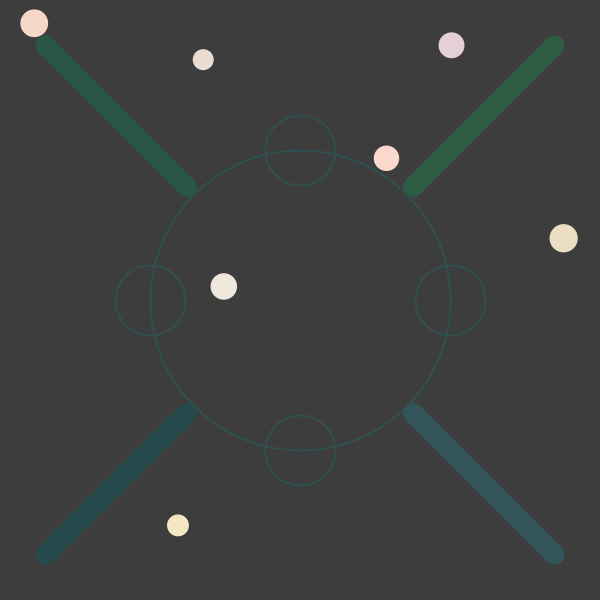
Frame 1 (no input)
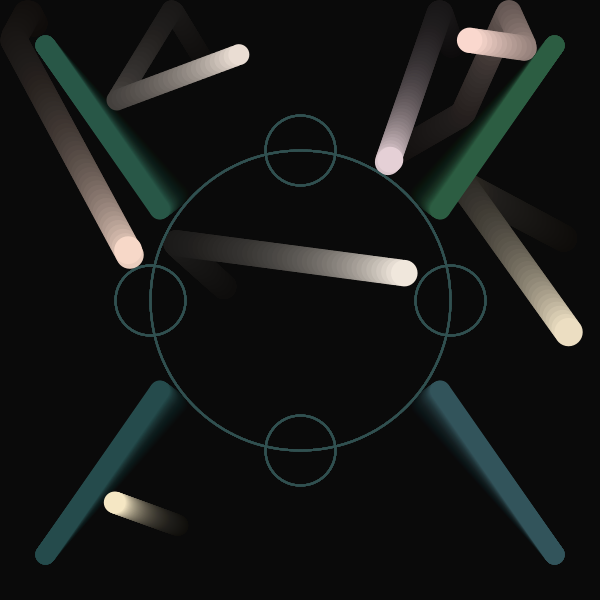
Frame 60 (the mouse pressed at the canvas centre just before this capture)
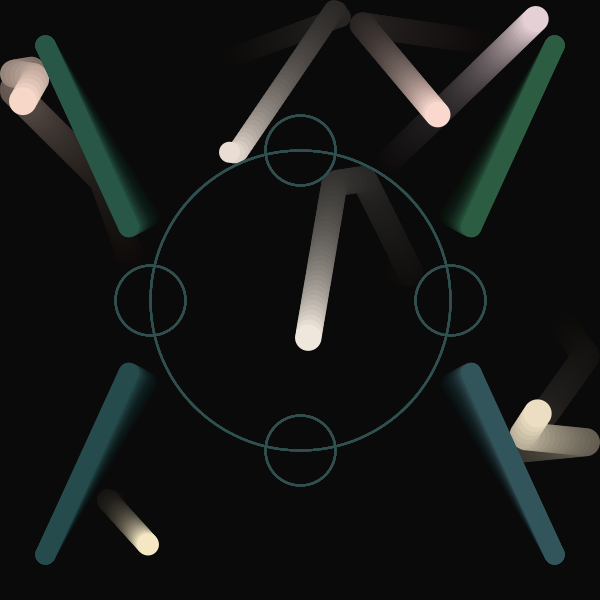
Frame 120 (the mouse held since frame 60 and released just before this capture)

The Processing sketch that drew these frames (run headless with seeded random() and noise(); from frame 60 on, the mouse is pressed at the canvas centre):

// Processing sketch: processing_40818
// ── processing_40818.pde

//ball bounce
//off other moving balls
//off (moving) lines (here created as vectorLines)
//off stationary balls (here called rings) by treating tangent at point of collision as a line
//off ends of lines by treating them as semi-rings
//Sal Spring - allonestring - sept 2011

//I found these two websites very useful
//http://sebleedelisle.com/2010/01/predicting-circle-line-collisions/
//http://www.tonypa.pri.ee/vectors/tut11.html

int numBalls = 7;
Ball[] balls;
float radius = 5;

Ball bigRing;
float bigRadius = 150;
int numRings = 4;
Ball[] smallRings;
float smallRadius = 35;
float smallRingDistance = 150;

int numLines = 4;
VectorLine[] lines;
float lineLength = 200;
float lineWidth = 20;
float lineDistance = 360;

int numWalls = 4;
VectorLine[] walls;

//BRILL!

void setup()
{
  size(600, 600);
//  frameRate(12);
  background(64);
  smooth();
  
  balls = new Ball[numBalls];
  for(int b = 0; b < numBalls; b++)
  {
    PVector position = new PVector(random(radius, width-radius), random(radius, height-radius));
    PVector velocity = new PVector(random(-5, 5), random(-5, 5));
    color colour = color(random(224, 255), random(206, 240), random(192, 224));
    balls[b] = new Ball(position, velocity, radius + random(5, 10), colour);
  }

  lines = new VectorLine[numLines];
  float lineOffset = lineLength + 2 * radius;
  for(int v = 0; v < numLines; v++)
  {
    float xbit = width/2 + lineDistance * cos(v * TWO_PI/numLines + QUARTER_PI);
    float ybit = height/2 + lineDistance * sin(v * TWO_PI/numLines + QUARTER_PI);
    PVector linePosition = new PVector(xbit, ybit);
    lines[v] = new VectorLine(linePosition, lineLength, lineWidth);
    lines[v].pivotType = "FLIPPER";
    lines[v].colour = color(random(32, 64), random(64, 96), random(64, 96));
    lines[v].rotation = (v*HALF_PI + 5*QUARTER_PI) % TWO_PI;
    if(v % 2 == 0) lines[v].rotationInc = 0.003;
    else lines[v].rotationInc = -0.003;
  }
  
  smallRings = new Ball[numRings];
  for(int r = 0; r < numRings; r++)
  {
    float xbit = width/2 + smallRingDistance * cos(r * TWO_PI/numRings);
    float ybit = height/ 2 + smallRingDistance * sin(r * TWO_PI/numRings);
    PVector smallRingPosition = new PVector(xbit, ybit);
    color colour = color(random(64, 96), random(64, 96), random(32, 64));
    smallRings[r] = new Ball(smallRingPosition, new PVector(0, 0), smallRadius, colour);
  }
  
  PVector ringPosition = new PVector(width / 2, height / 2);
  bigRing = new Ball(ringPosition, new PVector(0, 0), bigRadius, color(64, 64, 64));
  
  walls = new VectorLine[numWalls];
  walls[0] = new VectorLine(new PVector(width/2, 0), width, 0);
  walls[1] = new VectorLine(new PVector(width, height/2), height, 0);
  walls[2] = new VectorLine(new PVector(width/2, height), width, 0);
  walls[3] = new VectorLine(new PVector(0, height/2), height, 0);
  for(int w = 0; w < numWalls; w++)
  {
    walls[w].rotation = w * HALF_PI;
  }
}

void draw()
{
  fill(0, 12);
  noStroke();
  rect(0, 0, width, height);

  stroke(48, 80, 80);
  strokeWeight(2);
  noFill();
  ellipse(width/2, height/2, 2*bigRadius, 2*bigRadius);

  for(int r = 0; r < numRings; r++)
  {
    ellipse(smallRings[r].position.x, smallRings[r].position.y, 2*smallRadius, 2*smallRadius);
//    smallRings[r].display();
  }
  
  for(int b = 0; b < numBalls; b++)
  {
    balls[b].display();
    balls[b].move();
    doRingCollision(balls[b], bigRing);
    for(int v = 0; v < numLines; v++)
    {
      balls[b].lineBounce(lines[v]);
    }
    for(int w = 0; w < numWalls; w++)
    {
      balls[b].lineBounce(walls[w]);
    }
    for(int r = 0; r < numRings; r++)
    {
      doRingCollision(balls[b], smallRings[r]);
    }
  }
  for(int v = 0; v < numLines; v++)
  {
    lines[v].display();
    lines[v].rotation += lines[v].rotationInc;
    float maxRotation;
    if(v == 1) maxRotation = TWO_PI;
    else maxRotation = (3*PI/2 + v*HALF_PI) % TWO_PI;
    float minRotation = (PI + v*HALF_PI) % TWO_PI; 
    if((lines[v].rotation > maxRotation) || (lines[v].rotation < minRotation))
    {
      lines[v].rotationInc *= -1;
    }
  }
  if(numBalls > 1)
  {
    for(int b = 0; b < numBalls -1; b++)
    {
      for(int c = b + 1; c < numBalls; c++)
      {
        doBallCollision(balls[b], balls[c]);
      }
    }
  }
}

void mouseDragged()
{
  for(int b = 0; b < numBalls; b++)
  {
    if(dist(mouseX, mouseY, balls[b].position.x, balls[b].position.y) < balls[b].radius*2)
    {
      PVector newPosition = new PVector(mouseX, mouseY);
      //trap for dragging offstage
      if(newPosition.x < 0 || newPosition.x > width) newPosition.x = width/2;
      if(newPosition.y < 0 || newPosition.y > height) newPosition.y = height/2;
      balls[b].position = newPosition;
    }
  }
}
class Ball
{
  float radius;
  PVector position;
  PVector velocity;
  color colour;
  PVector gravity = new PVector(0, 0.1);
  float bounce = -1;//-0.6;
  float mass;
  
  Ball(PVector position, PVector velocity, float radius, color colour)
  {
    this.position = position;
    this.velocity = velocity;
    this.radius = radius;
    this.colour = colour;
    this.mass = radius;
  }
  
  void move()
  {
//    velocity.add(gravity);
    position.add(velocity);
    velocity.limit(5);
  }
  
  void display()
  {
    noStroke();
    fill(colour);
    ellipse(position.x, position.y, 2*radius, 2*radius);
  }

  void lineBounce(VectorLine vLine)
  {
    //line stuff
    PVector lineStart = vLine.getOneEnd();
    PVector lineEnd = vLine.getOtherEnd();
    PVector theLine = new PVector(lineStart.x - lineEnd.x, lineStart.y - lineEnd.y);
    //------lineStart
    PVector start2ball = new PVector(position.x - lineStart.x, position.y - lineStart.y);
    float dpStart = theLine.dot(start2ball);
    //------lineEnd    
    PVector end2ball = new PVector(lineEnd.x - position.x, lineEnd.y - position.y);
    float dpEnd = theLine.dot(end2ball);
    
    //------line middle
    //find normal to vectorLine and set in to unit length
    PVector lineNormal = new PVector(-(lineStart.y - lineEnd.y), lineStart.x - lineEnd.x);
    lineNormal.normalize();
    //we already have start2ball joining lineStart to ballCentre
    //find dot product of start2ball and normalised normal
    float ballDOTnormal = start2ball.dot(lineNormal);
    
    //------check collision with lineStart and lineEnd
    if(dpStart > 0) 
    {
      if(start2ball.mag() < radius + vLine.lineWidth/2)
      {
        Ball lineStartBall = new Ball(lineStart, new PVector(0, 0), vLine.lineWidth, color(0));
        doRingCollision(this, lineStartBall);
//        colour = color(255, 0, 0);
      }
    }
    else if(dpEnd > 0) 
    {
      if(end2ball.mag() < radius + vLine.lineWidth/2)
      {
        Ball lineEndBall = new Ball(lineEnd, new PVector(0, 0), vLine.lineWidth, color(0));
        doRingCollision(this, lineEndBall);
//        colour = color(0, 255, 0);
      }
    }
    //------check collision between the two ends    
    //if start2ball dot normalToLine < radius then collision
    else if(abs(ballDOTnormal) < radius + vLine.lineWidth/2)
    {
//      colour = color(0, 0, 255);
      doLineCollision(this, vLine);
    }
  }
}
//line in space centred on centre and drawn out to one end and the other end
class VectorLine
{
  PVector position;
  float lineLength;
  float lineWidth;
  float rotation = 0;
  float rotationInc;
  color colour = (255);
  String pivotType;
  
  VectorLine(PVector position, float lineLength, float lineWidth)
  {
    this.position = position;
    this.lineLength = lineLength;
    this.lineWidth = lineWidth;
    this.rotation = rotation;
    this.rotationInc = rotationInc;
    this.colour = colour;
  }
  
  void display()
  {
    fill(colour);
    noStroke();
    if(pivotType == "FLIPPER")
    {
      pushMatrix();
      translate(position.x, position.y);
      rotate(rotation);
      rect(0, -lineWidth/2, lineLength, lineWidth);
      ellipse(0, 0, lineWidth, lineWidth);
      ellipse(lineLength, 0, lineWidth, lineWidth);
      popMatrix(); 
    }
    else
    {
      pushMatrix();
      translate(position.x, position.y);
      rotate(rotation);
      rect(-lineLength/2, -lineWidth/2, lineLength, lineWidth);
      ellipse(-lineLength/2, 0, lineWidth, lineWidth);
      ellipse(lineLength/2, 0, lineWidth, lineWidth);
      popMatrix(); 
    }
  }
  void move()
  {
    position = new PVector(mouseX, mouseY);    
  }
  void rotateLine()
  {
    //can't use pvector as angleBetween() doesn't work as well as atan2
    float dx = position.x - mouseX;
    float dy = position.y - mouseY;
    float mouseAngle = atan2(dy, dx);
    rotation = mouseAngle;
  }
  float getRotation()
  {
    return rotation;
  }
  
  PVector getOneEnd()
  {
    if(pivotType == "FLIPPER")
    {
      return position;
    }
    else
    {
      float xbit = position.x - cos(rotation) * lineLength/2;
      float ybit = position.y - sin(rotation) * lineLength/2;
      return new PVector(xbit, ybit);
    }
  }
  PVector getOtherEnd()
  {
    if(pivotType == "FLIPPER")
    {
      float xbit = position.x + cos(rotation) * lineLength;
      float ybit = position.y + sin(rotation) * lineLength;
      return new PVector(xbit, ybit);
    }
    else
    {
      float xbit = position.x + cos(rotation) * lineLength/2;
      float ybit = position.y + sin(rotation) * lineLength/2;
      return new PVector(xbit, ybit);
    }
  }
}
void doBallCollision(Ball ballA, Ball ballB)
{
  //find vector joining the balls' centres and its normal
  //vjc and jcn respectively
  float xbit = ballA.position.x - ballB.position.x;
  float ybit = ballA.position.y - ballB.position.y;
  PVector vjc = new PVector(xbit, ybit);
  PVector jcn = new PVector(ybit, -xbit);
  
  float distance = vjc.mag();
  if(distance < ballA.radius + ballB.radius)
  {
    //find projections of balls' velocities onto vjc and jcn
    //projection = target * (vel DOT target)/target DOT target)
    //need a couple of dot products first
    float vjcDot = vjc.dot(vjc);
    float jcnDot = jcn.dot(jcn);
    
    float avelDOTvjc = ballA.velocity.dot(vjc);
    PVector aVel_vjc = PVector.mult(vjc, (avelDOTvjc / vjcDot));
    float bvelDOTvjc = ballB.velocity.dot(vjc);
    PVector bVel_vjc = PVector.mult(vjc, (bvelDOTvjc / vjcDot));
  
    float avelDOTjcn = ballA.velocity.dot(jcn);
    PVector aVel_jcn = PVector.mult(jcn, (avelDOTjcn / jcnDot));
    float bvelDOTjcn = ballB.velocity.dot(jcn);
    PVector bVel_jcn = PVector.mult(jcn, (bvelDOTjcn / jcnDot));
    
    //push balls away from each other 
    //so that they don't get stuck overlapping
    float absVel = aVel_vjc.mag() + bVel_vjc.mag();
    float overlap = (ballA.radius + ballB.radius) - distance;
    PVector aVel_overlap = PVector.mult(ballA.velocity, (overlap / absVel));
    PVector bVel_overlap = PVector.mult(ballB.velocity, (overlap / absVel));
    ballA.position.sub(aVel_overlap);
    ballB.position.sub(bVel_overlap);
  
    //collision using conservation of momentum 
    //and Newtons law of restitution 
    //(assume coefficient of restitution = 1)
    float sumMass = ballA.mass + ballB.mass;
    float dMass = ballA.mass - ballB.mass;
    
    //firstBit = (mass - other mass) * velocity
    //secondbit = (1 + coefficient of restitution) * other mass * other velocity
    //new velocity = (firstBit + secondBit) / sum of masses
    PVector firstBitA = PVector.mult(aVel_vjc, dMass);
    PVector secondBitA = PVector.mult(bVel_vjc, (2*ballB.mass));
    PVector topLineA = PVector.add(firstBitA, secondBitA);
    PVector newAvjc = PVector.div(topLineA, sumMass);
    PVector firstBitB = PVector.mult(bVel_vjc, -dMass);
    PVector secondBitB = PVector.mult(aVel_vjc, (2*ballA.mass));
    PVector topLineB = PVector.add(firstBitB, secondBitB);
    PVector newBvjc = PVector.div(topLineB, sumMass);
  
    //add (x, y) components of new velocity in direction of vjc
    //and existing velocity in direction of jcn
    ballA.velocity.x = newAvjc.x + aVel_jcn.x;
    ballA.velocity.y = newAvjc.y + aVel_jcn.y;
    ballB.velocity.x = newBvjc.x + bVel_jcn.x;
    ballB.velocity.y = newBvjc.y + bVel_jcn.y;
  }
}
  
void doLineCollision(Ball ball, VectorLine vLine)
{
  PVector lineStart = vLine.getOneEnd();
  PVector lineEnd = vLine.getOtherEnd();
  PVector start2ball = new PVector(ball.position.x - lineStart.x, ball.position.y - lineStart.y);
  
  //find normal to line and set it to unit length
  PVector normalToLine = new PVector(-(lineStart.y - lineEnd.y), lineStart.x - lineEnd.x);
  normalToLine.normalize();

  //to resolve overlap of ball and line
  //find vector representing the line
  PVector theLine = new PVector(lineStart.x - lineEnd.x, lineStart.y - lineEnd.y);
  //first: find dist from lineStart to ball along the line
  //project start2ball onto the line
  //need dot products
  float ballDOTline = start2ball.dot(theLine);
  float lineDOTline = theLine.dot(theLine);
  PVector ballProjectedOntoLine = PVector.mult(theLine, ballDOTline/lineDOTline);
  PVector projectionAddedToStart = PVector.add(lineStart, ballProjectedOntoLine);

  //second: find offset needed to negate overlap
  //to find out which side of the line the ball is
  //find dot product of start2ball and the normalised normal
  //it'll be negative or positive (one side of the line or the other)
  float ballDOTnormal = start2ball.dot(normalToLine);
  //normalised normalToLine multiplied by ballDOTnormal and normalised again
  PVector offsetFromLine = PVector.mult(normalToLine, ballDOTnormal);
  offsetFromLine.normalize();
  //normalised offsetFromLine multiplied by the radius
  offsetFromLine.mult(ball.radius + vLine.lineWidth/2);
  //set the ball's position to the distance from start plus the offset
  ball.position = PVector.add(projectionAddedToStart, offsetFromLine);
  
  PVector incidence = new PVector(-ball.velocity.x, -ball.velocity.y);
  //find dot product of incident vector and line normal 
  float incidenceDOTline = incidence.dot(normalToLine);
    
  //calculate reflection (assuming coefficient of restitution = 1)
  //reflection = (1 + coefficient of restitution) * normalToLine
  //             * (normalToLine DOT incidence) - incidence
  PVector temp = PVector.mult(normalToLine, (2*incidenceDOTline));
  ball.velocity = PVector.sub(temp, incidence);
//  velocity.limit(5);
}
void doRingCollision(Ball ball, Ball ring)
{
  //doLineCollsion with tangent to ring as the vectorLine 
  //no point in PVector as atan2 is better than PVector.angleBetween()
  float dx = ring.position.x - ball.position.x;
  float dy = ring.position.y - ball.position.y;
  float distance = sqrt(dx*dx + dy*dy);
  if((ring.radius < distance + ball.radius) && (distance < ring.radius + ball.radius))
  {
    float angle = atan2(dy, dx);
    float xbit = ring.position.x - ring.radius * cos(angle);
    float ybit = ring.position.y - ring.radius * sin(angle);

    PVector tangentPosition = new PVector(xbit, ybit);
    VectorLine tangent = new VectorLine(tangentPosition, 10, 1);
    tangent.rotation = angle + HALF_PI;

    doLineCollision(ball, tangent);
  }
}
